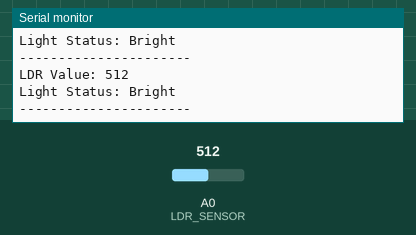
The sketch below on a simulated Arduino Uno, built with avr-gcc and run on an emulated ATmega328P. Shown: the last lines printed to the serial monitor. The test bench sets the inputs (shaded band); at power-on: A0 (LDR_SENSOR) = 512.

Above: at 1.8 s.
1.9 s: A0 (LDR_SENSOR) set to 490
At 2.8 s:
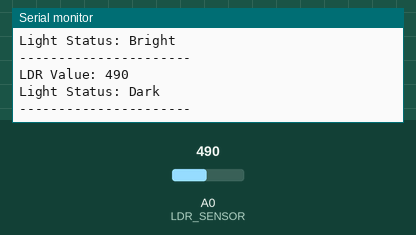
4.5 s: A0 (LDR_SENSOR) set to 510
At 5.8 s:
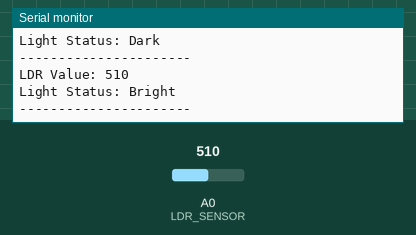
Timing chart, 0 to 7.5 s (numbered marks = the images above; inputs shaded):
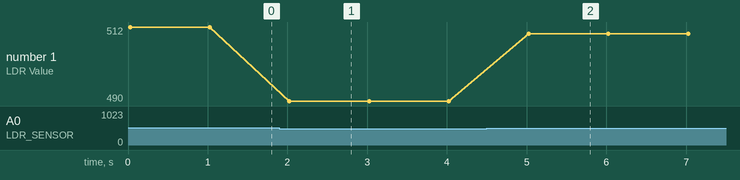

Measured:
- after the input at 1.9 s, the serial monitor: prints a new line after 0.12 s (image 1)
- after the input at 4.5 s, the serial monitor: prints a new line after 0.53 s (image 2)
- plotted number 1: 512 → 490 after the input at 1.9 s, 490 → 510 after the input at 4.5 s

The sketch:

LDR-sensor.ino
```cpp
#define LDR_SENSOR A0

void setup() {
  Serial.begin(9600);
  Serial.println("----------------------");
}

void loop() {
  int ldrValue = analogRead(LDR_SENSOR);

  Serial.print("LDR Value: ");
  Serial.println(ldrValue);

  if (ldrValue < 500) {
    Serial.println("Light Status: Dark");
  } else {
    Serial.println("Light Status: Bright");
  }

  Serial.println("----------------------");

  delay(1000);
}
```
